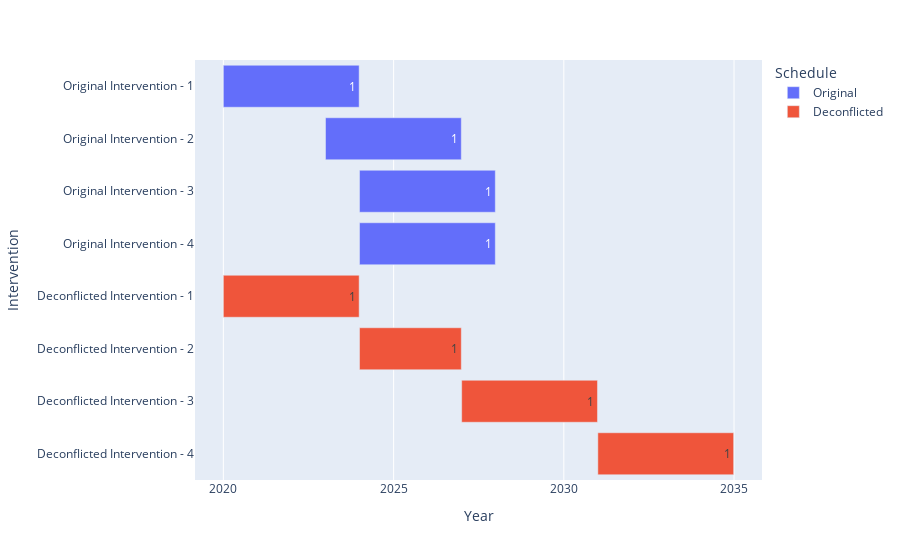

Source (notebook cell):
### Code cell
fig = px.timeline(df_combined, x_start="Start", x_end="End", y="Intervention",color="Schedule",text='rank')
fig.update_yaxes(autorange="reversed") # otherwise tasks are listed from the bottom up
fig.update_xaxes(title_text='Year')
fig.show()

### Figure 1 — Plotly figure (JSON) as saved in the notebook; plotly's stock layout.template omitted (floating-point values rounded to 4 significant figures)
{"data": [{"alignmentgroup": "True", "base": ["2020-01-01T00:00:00", "2023-01-01T00:00:00", "2024-01-01T00:00:00", "2024-01-01T00:00:00"], "hovertemplate": "Schedule=Original<br>Start=%{base}<br>End=%{x}<br>Intervention=%{y}<br>rank=%{text}<extra></extra>", "legendgroup": "Original", "marker": {"color": "#636efa"}, "name": "Original", "offsetgroup": "Original", "orientation": "h", "showlegend": true, "text": [1, 1, 1, 1], "textposition": "auto", "type": "bar", "x": [125884800000, 125884800000, 125884800000, 125884800000], "xaxis": "x", "y": ["Original Intervention - 1", "Original Intervention - 2", "Original Intervention - 3", "Original Intervention - 4"], "yaxis": "y"}, {"alignmentgroup": "True", "base": ["2020-01-01T00:00:00", "2024-01-01T00:00:00", "2027-01-01T00:00:00", "2031-01-01T00:00:00"], "hovertemplate": "Schedule=Deconflicted<br>Start=%{base}<br>End=%{x}<br>Intervention=%{y}<br>rank=%{text}<extra></extra>", "legendgroup": "Deconflicted", "marker": {"color": "#EF553B"}, "name": "Deconflicted", "offsetgroup": "Deconflicted", "orientation": "h", "showlegend": true, "text": [1, 1, 1, 1], "textposition": "auto", "type": "bar", "x": [125884800000, 94348800000, 125884800000, 125884800000], "xaxis": "x", "y": ["Deconflicted Intervention - 1", "Deconflicted Intervention - 2", "Deconflicted Intervention - 3", "Deconflicted Intervention - 4"], "yaxis": "y"}], "layout": {"barmode": "overlay", "legend": {"title": {"text": "Schedule"}, "tracegroupgap": 0}, "margin": {"t": 60}, "xaxis": {"anchor": "y", "domain": [0, 1], "title": {"text": "Year"}, "type": "date"}, "yaxis": {"anchor": "x", "autorange": "reversed", "domain": [0, 1], "title": {"text": "Intervention"}}}}
